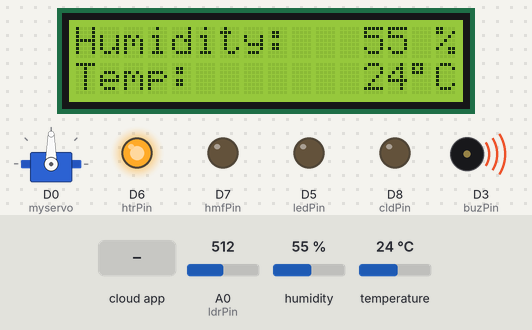
Recording of a sketch running on a simulated ESP8266 (NodeMCU). Shown: 16×2 character LCD, servo, output pins drawn as LEDs (lit = HIGH), buzzer (waves = sounding, pin HIGH). Inputs (shaded band) come from the test bench; at power-on: temperature 24 °C, humidity 55 %, A0 (ldrPin) = 512. WiFi joins after 1.5 s; servers stay silent unless stated; the Firebase database answers and starts empty; what the sketch prints to the serial monitor is not drawn.

Above: at 2.02 s.
2.8 s: temperature set to 29 °C
At 14.5 s:
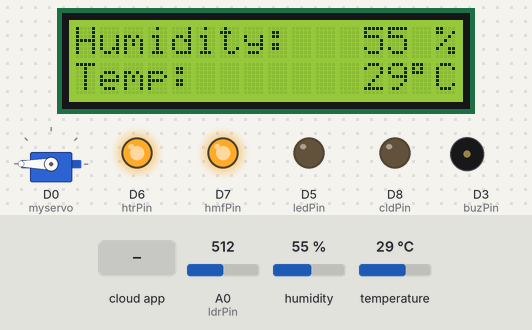
14.8 s: temperature set to 32 °C
At 22.2 s:
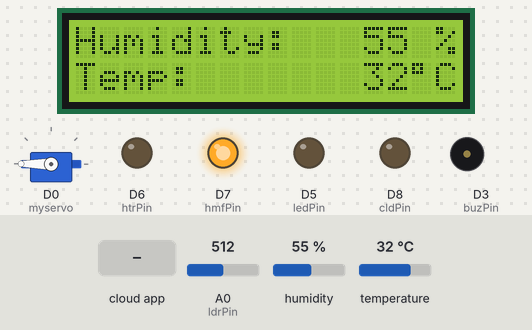
22.6 s: humidity set to 79 %
At 30.7 s:
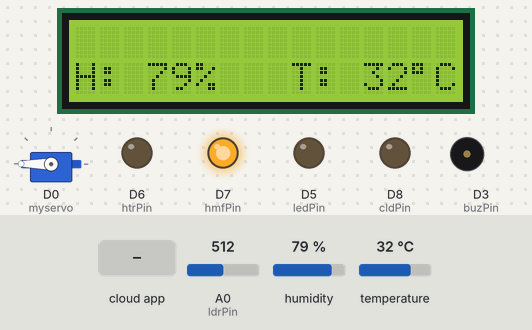
36.6 s: humidity set to 82 %
At 43.4 s:
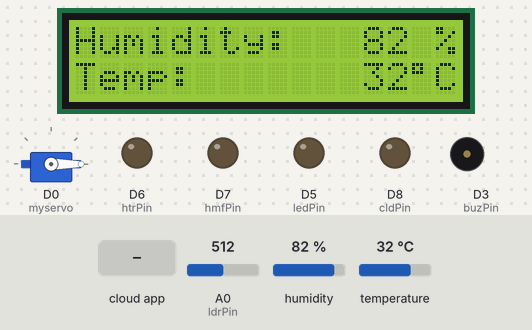
43.5 s: the phone or cloud app sets buzz to 1
At 48.7 s:
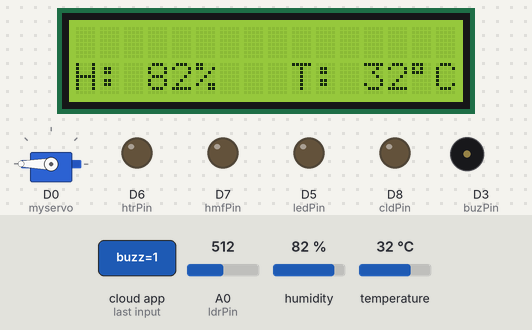
54.1 s: A0 (ldrPin) set to 882
60.4 s: A0 (ldrPin) set to 912
At 67.2 s:
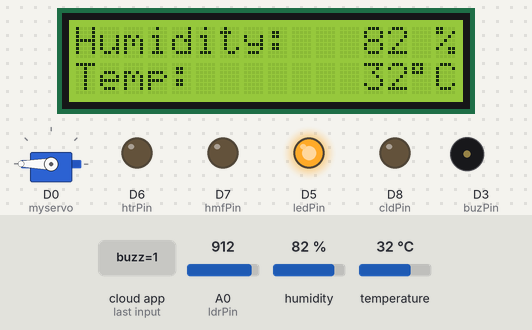
Timing chart, 0 to 68.8 s (numbered marks = the images above; inputs shaded):
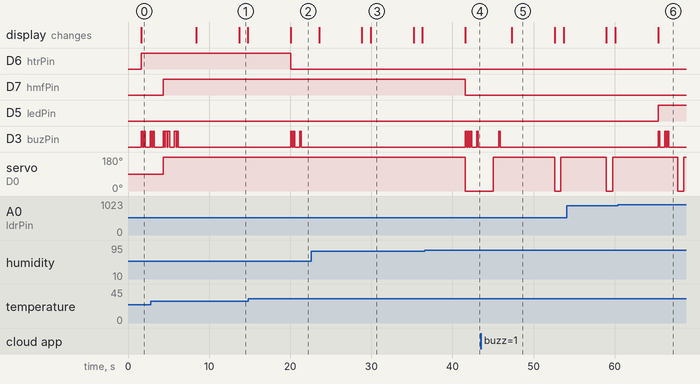

The sketch:

my-greenhouse-arduino.ino
```cpp
#include <Arduino.h>
#if defined(ESP32)
#include <WiFi.h>
#elif defined(ESP8266)
#include <ESP8266WiFi.h>
#endif
#include <FirebaseESP8266.h>
#include "addons/TokenHelper.h" //Provide the token generation process info.
#include "addons/RTDBHelper.h" //Provide the RTDB payload printing info and other helper functions.

//ESP Wi-Fi Settings
#define WIFI_SSID "Hassan"
#define WIFI_PASSWORD "KHASANBOY"

//Firebase Settings
#define API_KEY "AIzaSyAdw2vd-PlfxyFJdPaslCx_TlQigTrOl_0" //API key of Firebase realtime database
#define DATABASE_URL "greenhouse-i-default-rtdb.firebaseio.com" //URL of Firebase realtime database
FirebaseData fbdo; //creating an instance of Firebase class
FirebaseData status;
FirebaseAuth auth;
FirebaseConfig config;
bool signupOK = false;

//DHT Settings
#include "DHT.h"
#define DHTPIN D4 //setting DHT pin
#define DHTTYPE DHT11 //setting DHT type
DHT dht(DHTPIN, DHTTYPE);

//LCD I2C Settings
#include <Wire.h>
#include <LiquidCrystal_I2C.h>
LiquidCrystal_I2C lcd(0x27,16,2); //creating a new instance of LCD with 16x2 size


//Micro Servo Settings
#include <Servo.h>
Servo myservo;

//Light Sensor Settings
const int ldrPin = A0; //analog input from light sensor

//LED Settings
const int ledPin = D5;
const int htrPin = D6; //as replacement for heater
const int hmfPin = D7; //as replacement for humidifier
const int cldPin = D8; //network controled led


//Buzzer Settings
const int buzPin = D3;

//defining global variables with default values
float humidity, temp; //from DHT
const float minHumidity = 60.00; //approximate figures
const float maxHumidity = 80.00;
const float minTemp = 27.00;
const float maxTemp = 30.00;

int lightLevel; //from LDR


//creating boolean variables to store the state of particular actions to avoid the buzzer repeating in loop
bool ledWasOn = false;
bool htrWasOn = false;
bool hmfWasOn = false;

void setup(){
  Serial.begin(115200);
  WiFi.begin(WIFI_SSID, WIFI_PASSWORD); //connecting to wi fi
  Serial.print("Connecting to Wi-Fi");
  while (WiFi.status() != WL_CONNECTED){
    //until it gets connected
    Serial.print(".");
    delay(300);
  }
  //after it is connected
  Serial.println();
  Serial.print("Connected with IP: ");
  Serial.println(WiFi.localIP()); //printing IP address
  Serial.println();

  config.api_key = API_KEY; //ssigning the api key
  config.database_url = DATABASE_URL; //assigning the RTDB URL

  //signing up
  if (Firebase.signUp(&config, &auth, "", "")){
    Serial.println("SUCCESSFULLY SIGNED UP TO THE DATABASE");
    signupOK = true;
  }
  else{
    Serial.printf("%s\n", config.signer.signupError.message.c_str());
  }

  //assigning the callback function for the long running token generation task
  config.token_status_callback = tokenStatusCallback;

  Firebase.begin(&config, &auth); //beginning communication with Firebase
  Firebase.reconnectWiFi(true);

  //starting sensors and actuators
  lcd.init(); //starting LCD
  lcd.backlight();
  dht.begin(); //starting DHT
  myservo.attach(D0); //starting Micro Servo Motor

  //setting pin modes
  pinMode(ldrPin, INPUT);
  pinMode(ledPin, OUTPUT);
  pinMode(htrPin, OUTPUT);
  pinMode(hmfPin, OUTPUT);
  pinMode(cldPin, OUTPUT);
  pinMode(buzPin, OUTPUT);
}

void loop(){

  readFromSensors(); //setting temperature

  printToLCD(); //printing measured metrics to LCD

  //Light Control
  if (lightLevel >= 900) //if dark
  {
    digitalWrite(ledPin, HIGH); //turn LED on

    if(!ledWasOn) { //if led was not already on
      alert(1, 2); //buzz
    }

    ledWasOn = true;
  }
  else //if bright
  {
    digitalWrite(ledPin, LOW); //turn led off

    if(ledWasOn) { //if led was not already off
      alert(1, 1); //buzz
    }

    ledWasOn = false;

  }

  //Temperature Control
  if (temp > maxTemp)
  {
    //TURN HEATER OFF
    digitalWrite(htrPin, LOW); //trun LED off (in place of heater)

    if(htrWasOn) {
      alert(2, 1);
    }

    htrWasOn = false;
  }
  else if (temp < minTemp)
  {
    //TURN HEATER ON
    digitalWrite(htrPin, HIGH); //trun LED on (in place of heater)

    if(!htrWasOn) {
      alert(2, 2);
    }

    htrWasOn = true;
  }

  //Humidity Control
  if (humidity > maxHumidity)
  {
    myservo.write(0); //open window (servo motor)
    //TURN HUMIDIFIER OFF
    digitalWrite(hmfPin, LOW); //trun LED off (in place of humidifier)

    if(hmfWasOn) {
      alert(3, 1);
    }

    hmfWasOn = false;
  }
  else if (humidity < minHumidity)
  {
    myservo.write(180); //close window (servo motor)
    //TURN HUMIDIFIER ON
     digitalWrite(hmfPin, HIGH); //trun LED on (in place of humidifier)

    if(!hmfWasOn) {
      alert(3, 2);
    }

    hmfWasOn = true;
  }

  //working with Firebase
  if (Firebase.ready() && signupOK) { //checking if authenticated

    //trying to send data to database
    if (Firebase.setFloat(fbdo, "humidity",humidity) && Firebase.setFloat(fbdo, "temperature", temp) && Firebase.setFloat(fbdo, "light", lightLevel)){
      Serial.print("Humidity: "); //printing humidity if sent succesfully
      Serial.print(humidity);
      Serial.print("  |  ");
      Serial.print("Temperature: "); //printing humidity if sent succesfully
      Serial.print(temp);
      Serial.print("  |  ");
      Serial.print("Light Level: "); //printing humidity if sent succesfully
      Serial.println(lightLevel);

    }
    //catching exception in case of error
    else {
      Serial.println("FAILED WRITING METRICS TO THE DATABASE");
      Serial.println("REASON: " + fbdo.errorReason());
    }
  }

  //getting LED data
  if (Firebase.getInt(status, "/LED")) {
    if (status.stringData()=="1") {
      digitalWrite(cldPin, HIGH); //turnig LED on if it is 1
    }
    else {
      digitalWrite(cldPin, LOW); //turnig LED off if it is not 1
    }
  }
  //catching exception in case of error
  else {
      Serial.println("FAILED READING LED");
      Serial.println("REASON: " + status.errorReason());
  }

  //getting Window data
  if (Firebase.getInt(status, "/window")) {
    if (status.stringData()=="1") {
      myservo.write(0); //opening window if 1
    }
    else {
      myservo.write(180); //closing window if not 1
    }
  }
  //catching exception in case of error
  else {
      Serial.println("FAILED READING WINDOW");
      Serial.println("REASON: " + status.errorReason());
  }

  //getting Buzz data
  if (Firebase.getInt(status, "/buzz")) {
      if(status.stringData().toInt() > 0) {
        alert(0, status.stringData().toInt()); //buzzing as many times as requested

        if(Firebase.setInt(status, "/buzz", 0)) { //seeting buzz data back to 0
          Serial.println("Buzz has been reset to 0");
        }
        //catching exception in case of error
        else {
          Serial.println("FAILED WRITING BUZZ");
          Serial.println("REASON: " + status.errorReason());
        }
      }
  }
  //catching exception in case of error
  else {
      Serial.println("FAILED READING BUZZ");
      Serial.println("REASON: " + status.errorReason());
  }

  //getting Message data
  if (Firebase.getString(status, "/message")) {
      printMessage(status.stringData()); //printing message to LCD using custom function below
  }
  //catching exception in case of error
  else {
      Serial.println("FAILED READING MESSAGE");
      Serial.println("REASON: " + status.errorReason());
  }

}

//function that resets the humidity and temperature variables in the interval specified above
void readFromSensors() {
  humidity = dht.readHumidity();      //set humidity
  temp = dht.readTemperature(false);  //set temperature in celcius

  //setting humidity and temperature to 0 if DHT does not return any value
  if (isnan(humidity) || isnan(temp)) {
      humidity=0;
      temp=0;
      Serial.println("Failed to read from DHT sensor!");
      return;
  }

  lightLevel = analogRead(ldrPin); //set light
}

//function that displays metrics on LCD
void printToLCD() {
  String hs="Humidity:   "+String((int)humidity)+" % "; //creating temp line
  String ts="Temp:       "+String((int)temp)+char(223)+"C "; //creating humidity line
  lcd.setCursor(0, 0); //setting cursor to the first line
  lcd.print(hs); //writing humidity
  lcd.setCursor(0, 1); //setting cursor to the second line
  lcd.print(ts); //writing temperature
}

//function that displays message from Firebase
void printMessage(String message) {
  lcd.setCursor(0, 1); //setting cursor to the second line
  String metrics="H: " + String((int)humidity) + "%   T: " + String((int)temp) + char(223) + "C";
  lcd.print(metrics); //displaying metrics in shortened version in 1 line

  //creating scroll effect for LCD to display long text
  for (int i=0; i < 16; i++) {
    message = " " + message;
  }
  message = message + " ";
  for (int position = 0; position < message.length(); position++) {
    lcd.setCursor(0, 0); //setting cursor to the first line
    lcd.print(message.substring(position, position + 16)); //displaying message in the first line with scroll effect
    delay(300);
  }
}

//function that alerts about recent action through buzzer
void alert(int actuatorId, int buzNum) {
  //this function helps to notify of recent actions using the buzz numbers
  //number of first group of buzzings identify the device
  //1x - light source (yellow), 2x - heater (red), 3x - humidifier (blue)
  //number of second group of buzzings identify the action
  //1x - turning off, 2x - turning on
  //E.g. (2xbuzz) + (1xbuzz) = HEATER has been turned OFF

  for(int i=1; i<=actuatorId; i++) {
    digitalWrite(buzPin, HIGH);
    delay(200);
    digitalWrite(buzPin, LOW);
    delay(100);
  }

  delay(500);

  for(int i=1; i<=buzNum; i++) {
    digitalWrite(buzPin, HIGH);
    delay(200);
    digitalWrite(buzPin, LOW);
    delay(100);
  }

  delay(1000);
}
```

Measured:
- the behaviour switches between 30 and 31 °C on temperature (found by bisection; images 1 and 2)
- the behaviour switches between 80 and 81 % on humidity (found by bisection; images 3 and 4)
- the behaviour switches between 899 and 900 on A0 (ldrPin) (found by bisection; images 5 and 6)
- after the input at 2.8 s, the display: first differs from a run without the input after 10.9 s (image 1)
- after the input at 14.8 s, D6 (htrPin): HIGH → LOW after 5.3 s; D3 (buzPin): goes HIGH 0.20 s, LOW 0.10 s, HIGH 0.20 s, LOW 0.60 s, HIGH 0.20 s, then LOW, starting after 5.3 s; the display: changes after 5.3 s (image 2)
- after the input at 22.6 s, the display: first differs from a run without the input after 6.2 s (image 3 shows a later state)
- after the input at 36.6 s, D7 (hmfPin): HIGH → LOW after 5.0 s; D3 (buzPin): LOW → HIGH after 5.0 s, → LOW 0.20 s later, → HIGH 0.10 s later, → LOW 0.20 s later, … (8 changes in this stretch); servo on D0 (myservo): 180° → 0° after 5.0 s; the display: changes after 5.0 s (image 4)
- after the input at 43.5 s, D3 (buzPin): LOW → HIGH after 2.2 s, → LOW 0.20 s later
- after the input at 60.4 s, D5 (ledPin): LOW → HIGH after 5.0 s; D3 (buzPin): goes HIGH 0.20 s, LOW 0.60 s, HIGH 0.20 s, LOW 0.10 s, HIGH 0.20 s, then LOW, starting after 5.0 s
